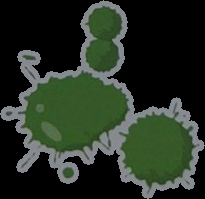
%> input picture dobble_icons/01.tiff, 205 x 199 px, given in place of dobble_02.tiff, which was not available
$ octave comparison_algorithm.m   (GNU Octave 9; MATLAB toolbox functions it lacks are replaced by stand-ins)
%> lines starting %> are read from the running program, lines starting %| are printed output that depends on the picture; in (x1, y1, x2, y2) boxes, pixels count from 0 and x2, y2 are one past the last pixel; in counts of white or black regions, pixels touching at a corner belong together; the program's own positions count from 1; pictures that were not available may be replaced by others from this repository, and a replacement may not be noted
%> further down, imagen_pc1 is the input picture: size 199x205x3 uint8; mean R, G, B 37.9, 48.1, 35.8
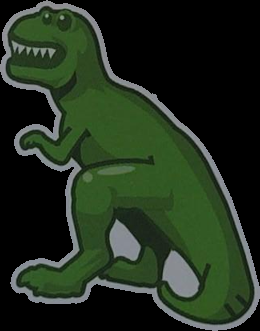
%> input picture dobble_icons/13.tiff, 260 x 331 px, given in place of dobble_03.tiff, which was not available
%> further down, imagen_pc2 is the input picture: size 331x260x3 uint8; mean R, G, B 33.5, 46.6, 29.7
### segmentar_carta.m
function [Iycbcr,carta_original] = segmentar_carta(imagen)
%////////////////Mejorar el contraste//////////////
I333= rgb2ycbcr(imagen);
%> I333: size 199x205x3 uint8; mean of channels 1, 2, 3 53.5, 124.1, 124.4
I333(:,:,1)=imadjust(I333(:,:,1));
%> I333: size 199x205x3 uint8; mean of channels 1, 2, 3 79, 124.1, 124.4
I222=ycbcr2rgb(I333);
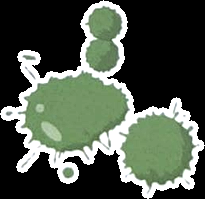
%> I222: size 199x205x3 uint8; mean R, G, B 76, 85.4, 72.7
%/////////////////////////////////////////////////
BW12=imbinarize(I333(:,:,1),.85);%imshow(BW12);
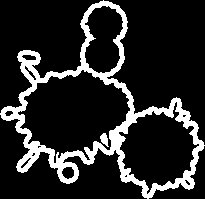
%> BW12: size 199x205 logical; 15.3% white; 2 white regions, box (x1, y1, x2, y2) and area: (0, 0, 205, 199) 6157, (100, 133, 109, 147) 74

% [centersBright,radiiBright] = imfindcircles(BW12,[350 400],'ObjectPolarity','bright','Sensitivity',0.99);
[centersBright,radiiBright] = imfindcircles(BW12,[395 420],'ObjectPolarity','bright','Sensitivity',0.99);
%> centersBright = [103 100]; radiiBright = 395

umbral=5;
while ~any(centersBright)

    [centersBright,radiiBright] = imfindcircles(BW12,[405 420+umbral],'ObjectPolarity','bright','Sensitivity',0.99);
    umbral=umbral+5;
    if umbral>=50
        break
    end
end
%> this loop made 0 passes
%> after the loop, umbral = 5

%imshow(I222);
%hBright = viscircles(centersBright, radiiBright,'Color','b');

lim_a=(round(centersBright(1,2))-round(radiiBright));
%> lim_a = -295
lim_b=(round(centersBright(1,2))+round(radiiBright));
%> lim_b = 495
%> (the run ends here)
